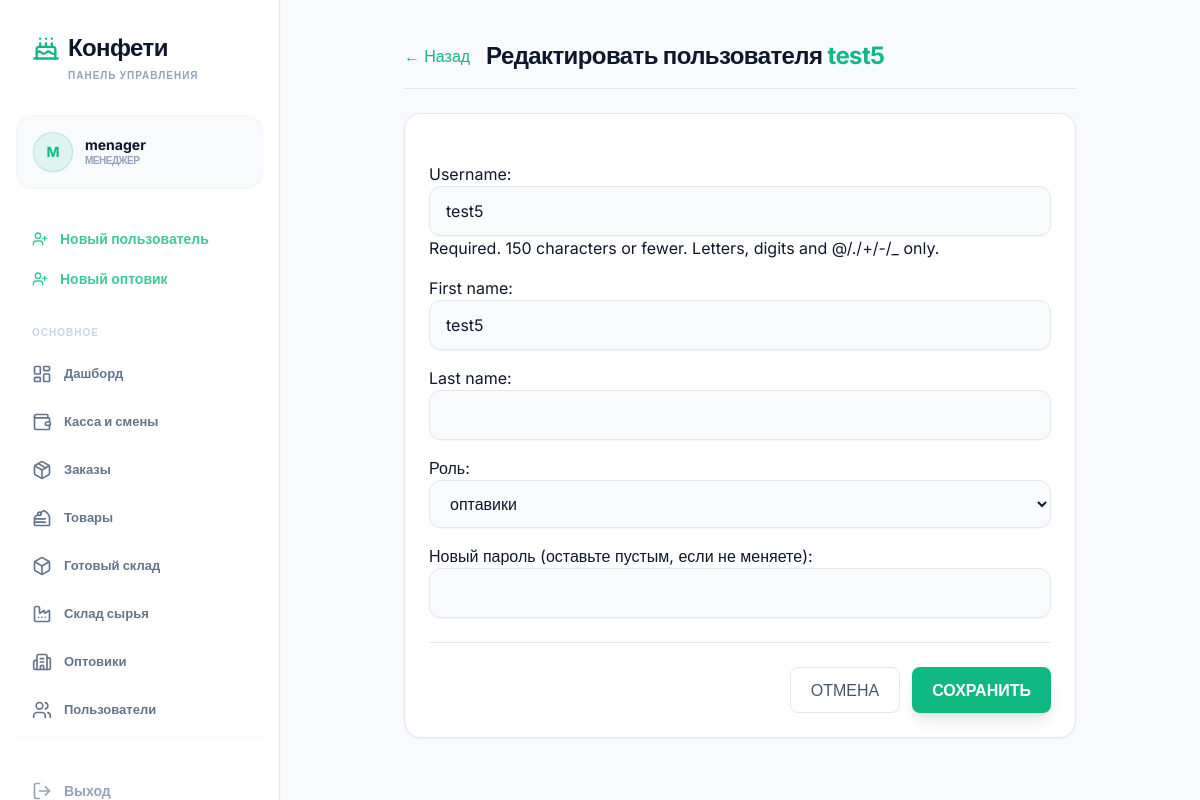
Screenshot of /manager/user/9/edit/ (signed in) with the database file from the repository.
### core/models.py (models this page shows, shortened)
class User(AbstractUser):
    ROLE_CHOICES = (
        ('admin', 'Администратор'),
        ('manager', 'Менеджер'),
        ('worker', 'Рабочий'),
        ('wholesaler', 'Оптовик'),
    )
    role = models.CharField(max_length=20, choices=ROLE_CHOICES, default='worker', verbose_name='Роль')
    custom_role = models.ForeignKey(CustomRole, on_delete=models.SET_NULL, null=True, blank=True, verbose_name='Индивидуальная роль')
    created_by = models.ForeignKey('self', on_delete=models.SET_NULL, null=True, blank=True, verbose_name='Создан пользователем')
    class Meta:
        verbose_name = 'Пользователь'
        verbose_name_plural = 'Пользователи'

### core/views.py (the view)
# urls.py: path('manager/user/<int:pk>/edit/', views.edit_worker, name='edit_worker'),
@login_required
def edit_worker(request, pk):
    if request.user.role not in ['admin', 'manager']:
        return redirect('role_redirect')
    worker = get_object_or_404(User, pk=pk)
    if request.method == 'POST':
        form = WorkerEditForm(request.POST, instance=worker)
        if form.is_valid():
            user = form.save(commit=False)
            role_value = form.cleaned_data['role']
            if role_value.startswith('custom_'):
                user.role = 'manager'
                user.custom_role = CustomRole.objects.get(id=int(role_value.split('_')[1]))
            else:
                user.role = role_value
                user.custom_role = None
            if form.cleaned_data.get('password'):
                user.set_password(form.cleaned_data['password'])
            user.save()
            messages.success(request, f"Пользователь {user.username} успешно обновлён!")
            return redirect('manager_workers')
    else:
        form = WorkerEditForm(instance=worker)
    return render(request, 'edit_worker.html', {'form': form, 'worker': worker})

### core/templates/edit_worker.html (shortened to what this page needs)
{% extends 'base.html' %}
{% block content %}
<div class="max-w-2xl mx-auto space-y-6">
    <div class="flex items-center gap-4 border-b border-slate-200 pb-4">
        <a href="{% url 'manager_workers' %}" class="text-accent hover:text-accent/80 font-medium">← Назад</a>
        <h2 class="text-2xl font-bold tracking-tight">Редактировать пользователя <span class="text-accent">{{ worker.username }}</span></h2>
    </div>
    <div class="bg-white border border-slate-200 p-6 rounded-2xl shadow-sm">
        <form method="post" class="space-y-6">
            <div class="space-y-4">
                {{ form.as_p }}
            </div>
            <div class="pt-6 border-t border-slate-200 flex justify-end gap-3">
                <a href="{% url 'manager_workers' %}"
                    class="px-5 py-2.5 bg-transparent border border-slate-200 text-slate-600 hover:bg-slate-50 rounded-lg transition-colors font-medium">ОТМЕНА</a>
                <button type="submit"
                    class="px-5 py-2.5 bg-accent hover:bg-accent/90 text-white font-semibold rounded-lg shadow-lg flex items-center gap-2 transition-all hover:scale-105">
                    СОХРАНИТЬ
                </button>
            </div>
        </form>
    </div>
</div>
{% endblock %}

### core/templates/base.html (shortened to what this page needs)
<!DOCTYPE html>
<html lang="ru">
<head>
<script src="https://cdn.tailwindcss.com"></script>
</head>
<body class="flex h-screen overflow-hidden text-textmain antialiased bg-bgmain">
<aside id="sidebar" class="w-[280px] bg-sidebar hidden lg:flex flex-col h-full shrink-0 border-r border-cardborder shadow-sm transition-all duration-300">
<div class="p-8">
<h1 class="text-2xl font-black tracking-tight flex items-center gap-2"><i data-lucide="cake" class="text-accent w-7 h-7"></i><span class="text-slate-900">Конфети</span></h1>
<p class="text-[10px] uppercase font-bold text-slate-400 mt-1 tracking-widest pl-9">Панель управления</p>
</div>
<nav class="flex-1 px-4 space-y-1 overflow-y-auto">
{% if user.is_authenticated %}
<div class="mb-8 px-4 py-4 bg-slate-50 rounded-2xl border border-slate-100 group transition-all">
<div class="flex items-center gap-3">
<div class="w-10 h-10 rounded-full bg-accent/10 flex items-center justify-center text-accent font-bold border border-accent/20 text-sm shadow-sm">{{ user.username|first|upper }}</div>
<div class="flex-1 min-w-0">
<p class="text-sm font-bold truncate text-slate-900 leading-tight">{% if user.first_name %}{{ user.first_name }} {{ user.last_name }}{% else %}{{ user.username }}{% endif %}</p>
<p class="text-[10px] font-bold text-slate-400 uppercase tracking-tighter">{% if user.role == "admin" %}Администратор{% elif user.role == "manager" %}Менеджер{% elif user.role == "worker" %}Рабочий{% elif user.role == "wholesaler" %}Оптовик{% else %}{{ user.role }}{% endif %}</p>
</div>
</div>
</div>
{% if user.role == "admin" or user.role == "manager" %}
{% if not user.custom_role or user.custom_role.can_view_users %}
<a href="{% url 'create_worker' %}" class="flex items-center gap-3 px-4 py-2 text-accent/80 hover:text-accent font-bold transition-all group"><i data-lucide="user-plus" class="w-4 h-4"></i><span class="text-sm">Новый пользователь</span></a>
{% endif %}
{% if not user.custom_role or user.custom_role.can_view_wholesalers %}
<a href="{% url 'create_wholesaler' %}" class="flex items-center gap-3 px-4 py-2 text-accent/80 hover:text-accent font-bold transition-all group"><i data-lucide="user-plus" class="w-4 h-4"></i><span class="text-sm">Новый оптовик</span></a>
{% endif %}
<div class="pt-6 pb-2 px-4">
<p class="text-[10px] uppercase font-bold text-slate-300 tracking-widest">Основное</p>
</div>
<a href="{% url 'manager_dashboard' %}" class="flex items-center gap-3 px-4 py-3 rounded-xl text-slate-500 hover:bg-slate-50 transition-all group {% if 'dashboard' in request.path %}active-nav-item shadow-sm{% endif %}"><i data-lucide="layout-dashboard" class="w-5 h-5"></i><span class="text-[13px] font-bold">Дашборд</span></a>
{% if not user.custom_role or user.custom_role.can_view_cash %}
<a href="{% url 'cash_history' %}" class="flex items-center gap-3 px-4 py-3 rounded-xl text-slate-500 hover:bg-slate-50 transition-all group"><i data-lucide="wallet" class="w-5 h-5"></i><span class="text-[13px] font-bold">Касса и смены</span></a>
{% endif %}
{% if not user.custom_role or user.custom_role.can_view_orders %}
<a href="{% url 'manager_orders' %}" class="flex items-center gap-3 px-4 py-3 rounded-xl text-slate-500 hover:bg-slate-50 transition-all group"><i data-lucide="package" class="w-5 h-5"></i><span class="text-[13px] font-bold">Заказы</span></a>
{% endif %}
{% if not user.custom_role or user.custom_role.can_view_products %}
<a href="{% url 'manager_products' %}" class="flex items-center gap-3 px-4 py-3 rounded-xl text-slate-500 hover:bg-slate-50 transition-all group"><i data-lucide="cake-slice" class="w-5 h-5"></i><span class="text-[13px] font-bold">Товары</span></a>
{% endif %}
{% if not user.custom_role or user.custom_role.can_view_ready_stock %}
<a href="{% url 'manager_ready_stock' %}" class="flex items-center gap-3 px-4 py-3 rounded-xl text-slate-500 hover:bg-slate-50 transition-all group {% if request.path == '/manager/ready-stock/' %}bg-slate-50 font-bold{% endif %}"><i data-lucide="box" class="w-5 h-5"></i><span class="text-[13px] font-bold">Готовый склад</span></a>
{% endif %}
{% if not user.custom_role or user.custom_role.can_view_ingredients %}
<a href="{% url 'manager_ingredients' %}" class="flex items-center gap-3 px-4 py-3 rounded-xl text-slate-500 hover:bg-slate-50 transition-all group"><i data-lucide="factory" class="w-5 h-5"></i><span class="text-[13px] font-bold">Склад сырья</span></a>
{% endif %}
{% if not user.custom_role or user.custom_role.can_view_wholesalers %}
<a href="{% url 'manager_wholesalers' %}" class="flex items-center gap-3 px-4 py-3 rounded-xl text-slate-500 hover:bg-slate-50 transition-all group {% if request.path == '/manager/wholesalers/' %}bg-slate-50 font-bold{% endif %}"><i data-lucide="building-2" class="w-5 h-5"></i><span class="text-[13px] font-bold">Оптовики</span></a>
{% endif %}
{% if not user.custom_role or user.custom_role.can_view_users or user.custom_role.can_view_workers or user.custom_role.can_view_staff %}
<a href="{% url 'manager_workers' %}" class="flex items-center gap-3 px-4 py-3 rounded-xl text-slate-500 hover:bg-slate-50 transition-all group {% if request.path == '/manager/workers/' %}bg-slate-50 font-bold{% endif %}"><i data-lucide="users" class="w-5 h-5"></i>
<span class="text-[13px] font-bold">
{% if not user.custom_role or user.custom_role.can_view_users %}
Пользователи
{% elif user.custom_role.can_view_workers and not user.custom_role.can_view_staff %}
Рабочие
{% elif user.custom_role.can_view_staff %}
Сотрудники
{% else %}
Пользователи
{% endif %}
</span>
</a>
{% endif %}
{% endif %}
<div class="mt-auto pt-8 border-t border-slate-50">
<form action="{% url 'logout' %}" method="post">
<button type="submit" class="w-full flex items-center gap-3 px-4 py-3 rounded-xl text-slate-400 hover:text-slate-900 transition-all group"><i data-lucide="log-out" class="w-5 h-5"></i><span class="text-sm font-bold">Выход</span></button>
</form>
</div>
{% else %}
<a href="{% url 'login' %}" class="flex items-center gap-3 px-4 py-3 rounded-xl text-accent hover:bg-accent/5 font-bold"><i data-lucide="log-in" class="w-5 h-5"></i><span class="text-sm">Войти</span></a>
{% endif %}
</nav>
</aside>
<main class="flex-1 flex flex-col h-full w-full overflow-hidden">
<div id="mainScrollArea" class="flex-1 p-6 md:p-10 w-full max-w-[1400px] mx-auto overflow-y-auto">
{% block content %}{% endblock %}
</div>
</main>
</body>
</html>

### core/templates/base.html (style rules this page uses)
body { background-color: #f8fafc; color: #0f172a; font-family: 'Inter', sans-serif; }

### rows the page displays
User: username|first "M", username "menager"
User: username "test5", first_name "test5", role "оптавики"
